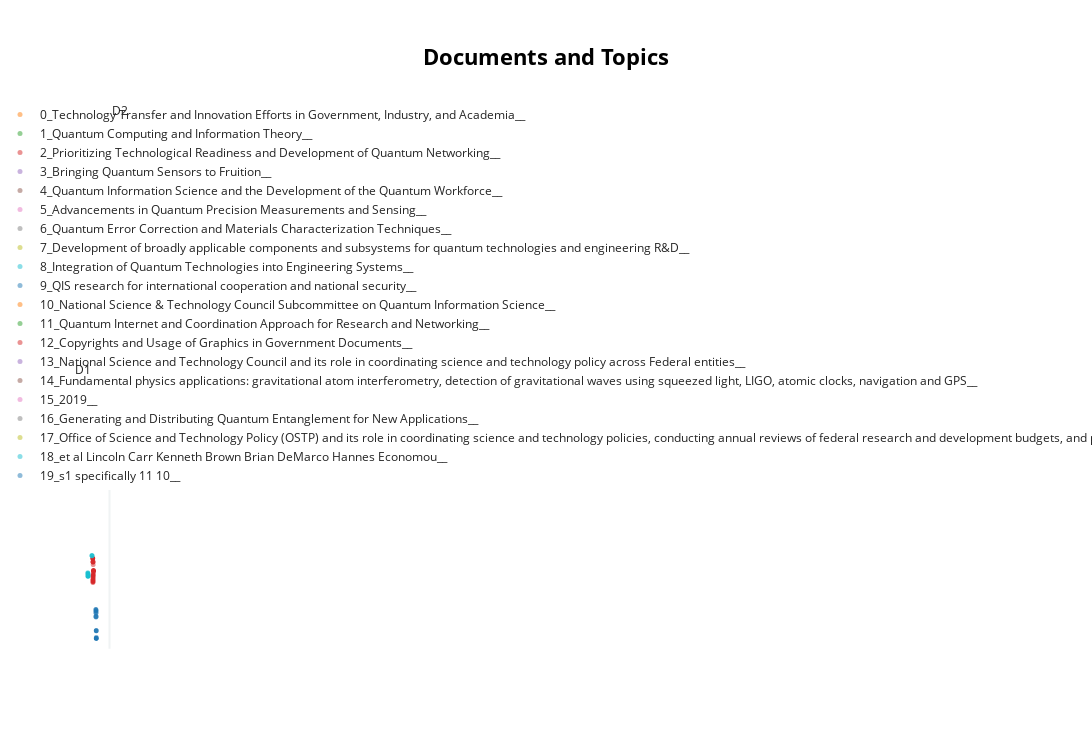

The notebook cell saved with this chart:
### Code cell
topic_model.visualize_documents(raw_data_2, hide_annotations=True)
